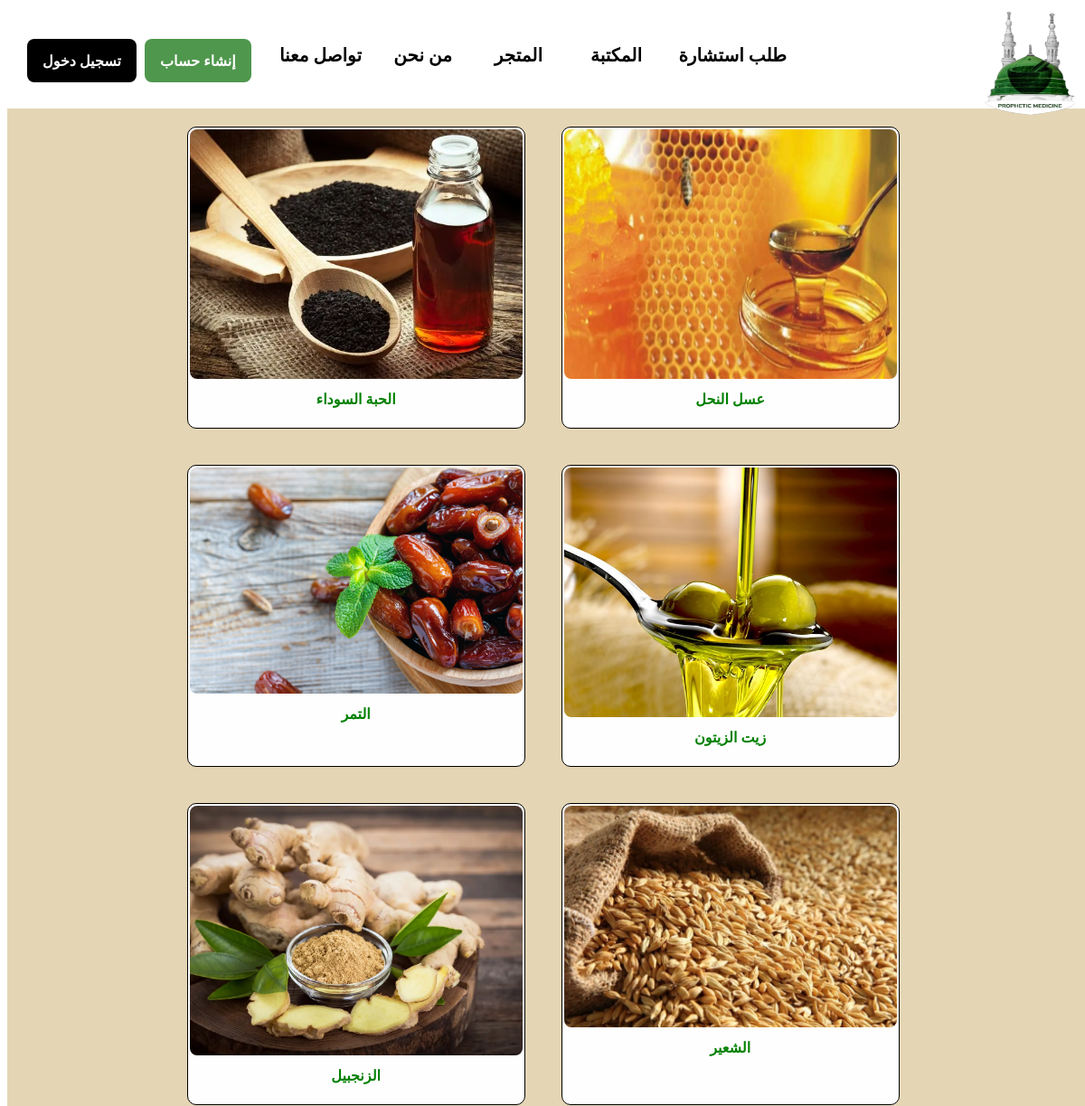
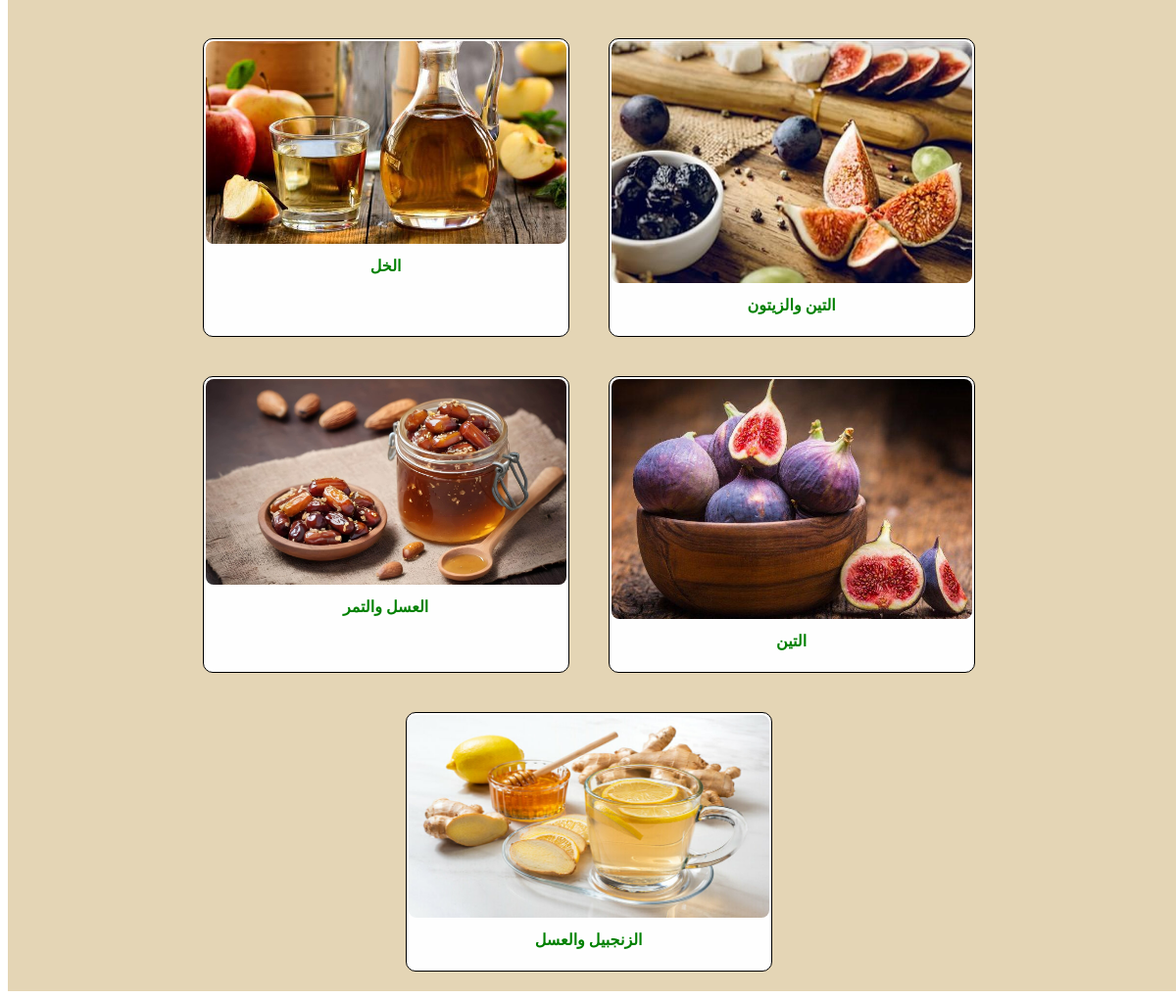
Page /pages/Medicine.php on the committed database (2 pictures, top to bottom).
### tables this page shows
CREATE TABLE `medicine` (
  `ID` int(11) NOT NULL,
  `TreatmentName` varchar(200) NOT NULL,
  `Source` varchar(100) NOT NULL,
  `Description` varchar(300) NOT NULL,
  `Uses` varchar(200) NOT NULL,
  `Evidence` varchar(300) NOT NULL,
  `Path` varchar(200) NOT NULL
);

### pages/Medicine.php (the view, shortened to what this page needs)
<html dir="rtl">
  <head>
    <link rel="stylesheet" href="../css/style.css">
  </head>
  <body>
    <div class="homePage">
      <div class="nav">
        <div>
          <a href="Index.php" target="_self"><img class="logo" src="../imgs/logo.png" alt="Something Wrong!"/></a>
        </div>
        <div class="Medicine"><a href="Medicine.php">المكتبة</a></div>
        <div class="Shop"><a href="Shop.php">المتجر</a></div>
        <div class="About_Us"><a href="About_Us.php">من نحن</a></div>
        <div class="Contact_Us"><a href="Contact_Us.php">تواصل معنا</a></div>
        <?php
            if(!empty($_SESSION['Type'])){
		    ?>
              <div class="Consultation"><a href="Consultation.php">طلب استشارة</a></div>
					    <div class="logout">
            		<div class="sub_logout"><a class="link" href="Logout.php">تسجيل خروج</a></div>
          		</div>
		    <?php
				    }
				    else{
		    ?>
              <div class="consultation"><a href="Create_Account.php">طلب استشارة</a></div>
              <div class="login">
                <div class="sub_login"><a class="link" href="Sign_in.php">تسجيل دخول</a></div>
              </div>
              <div class="create_account">
                <div class="sub_create_account"><a class="link" href="Create_Account.php">إنشاء حساب</a></div>
              </div>
		    <?php
					  }
		    ?>
      </div>
      <br><br><br><br>
    <section class="main">
      <div class="content">
        <?php
          $DB_Conn=mysqli_connect("localhost","root","","prophetic") or die(mysqli_error($DB_Conn));
          $Check_Medicine=mysqli_query($DB_Conn,"select * from medicine") or die(mysqli_error($DB_Conn));
          while($Result=mysqli_fetch_array($Check_Medicine))
          {
            $id=$Result['ID'];
        ?>
            <div class="Medicine-Card">
              <div class="Medicine-Image">
        <?php
                echo"<img src='".$Result['Path']."'alt='No Image'><a href='Medicine_Description.php?id=$id'>";
        ?>
              </div>
              <strong class="Medicine-Title">
        <?php
                echo "<span>".$Result['TreatmentName']."</span></a>";
        ?>
              </strong>
            </div>
        <?php
          }
        ?>
      </div>
    </section>
  </body>
</html>

### css/style.css (style rules this page uses)
.homePage { width: 100%; height: 100%; position: absolute; background: rgb(255, 255, 255); }
.logo { width: 120px; height: 170px; right: 100px; top: -35px; }
.Nav { width: 100%; height: 112px; top:-30px; position: absolute; }
.Consultation { right: 330px; }
.Medicine { right: 490px; }
.Shop { right: 600px; }
.About_Us { right: 700px; }
.Contact_Us { right: 800px; }
.Consultation, .Medicine, .Shop, .About_Us, .Contact_Us { top: 70px; position: absolute; text-align: center; color: black; font-size: 20px; font-weight: 400; line-height: 26px; word-wrap: break-word; font-weight: bold; }
a { text-decoration: none; color: #000000; }
.link { text-decoration: none; color: #ffffff; }
.login { padding: 13.50px 17px 13.50px 17px; left: 30px; top: 65px; position: absolute; background: black; border-radius: 8px; overflow: hidden; justify-content: center; align-items: center; display: inline-flex; }
.sub_login { text-align: center; color: rgb(255, 255, 255); font-size: 16px; font-family: Inter; font-weight: 600; line-height: 20.80px; word-wrap: break-word; }
.Create_Account { padding: 13.50px 17px 13.50px 17px; left: 160px; top: 65px; position: absolute; background: #4f974d; border-radius: 8px; overflow: hidden; justify-content: center; align-items: center; display: inline-flex; }
.sub_create_account { text-align: center; color: white; font-size: 16px; font-family: Inter; font-weight: 600; line-height: 20.80px; word-wrap: break-word; }
.main { width: 99.9%; min-height: 85vh; display: flex; align-items: center; justify-content: center; background-color:#E4D5B5; margin-top: 40px; }
.content { display: flex; justify-content: center; flex-direction: row; flex-wrap: wrap; }
.Medicine-Card { background-color:rgb(254, 254, 254); border: 1px solid; height: auto; width: 23em; overflow: hidden; border-radius: 10px; margin: 20px; transition: 0.7s ease; padding: 2px; }
.Medicine-Image img { width: 100%; height: auto; border-radius: 8px; margin-bottom: 3px; }
.Medicine-Title { display: flex; text-align: center; justify-content: space-between; text-transform: capitalize; font-weight: 800; margin-top: 10px; margin-bottom: 10px; }
.Medicine-Title span { text-decoration: none; text-align: center; font-weight: bold; margin-left: auto; margin-right: auto; color: green; }

### rows in the picture
medicine: Path (picture), TreatmentName "عسل النحل"
medicine: Path (picture), TreatmentName "الحبة السوداء"
medicine: Path (picture), TreatmentName "زيت الزيتون"
medicine: Path (picture), TreatmentName "التمر"
medicine: Path (picture), TreatmentName "الشعير"
medicine: Path (picture), TreatmentName "الزنجبيل"
medicine: Path (picture), TreatmentName "التين والزيتون"
medicine: Path (picture), TreatmentName "الخل"
medicine: Path (picture), TreatmentName "التين"
medicine: Path (picture), TreatmentName "العسل والتمر"
medicine: Path (picture), TreatmentName "الزنجبيل والعسل"
